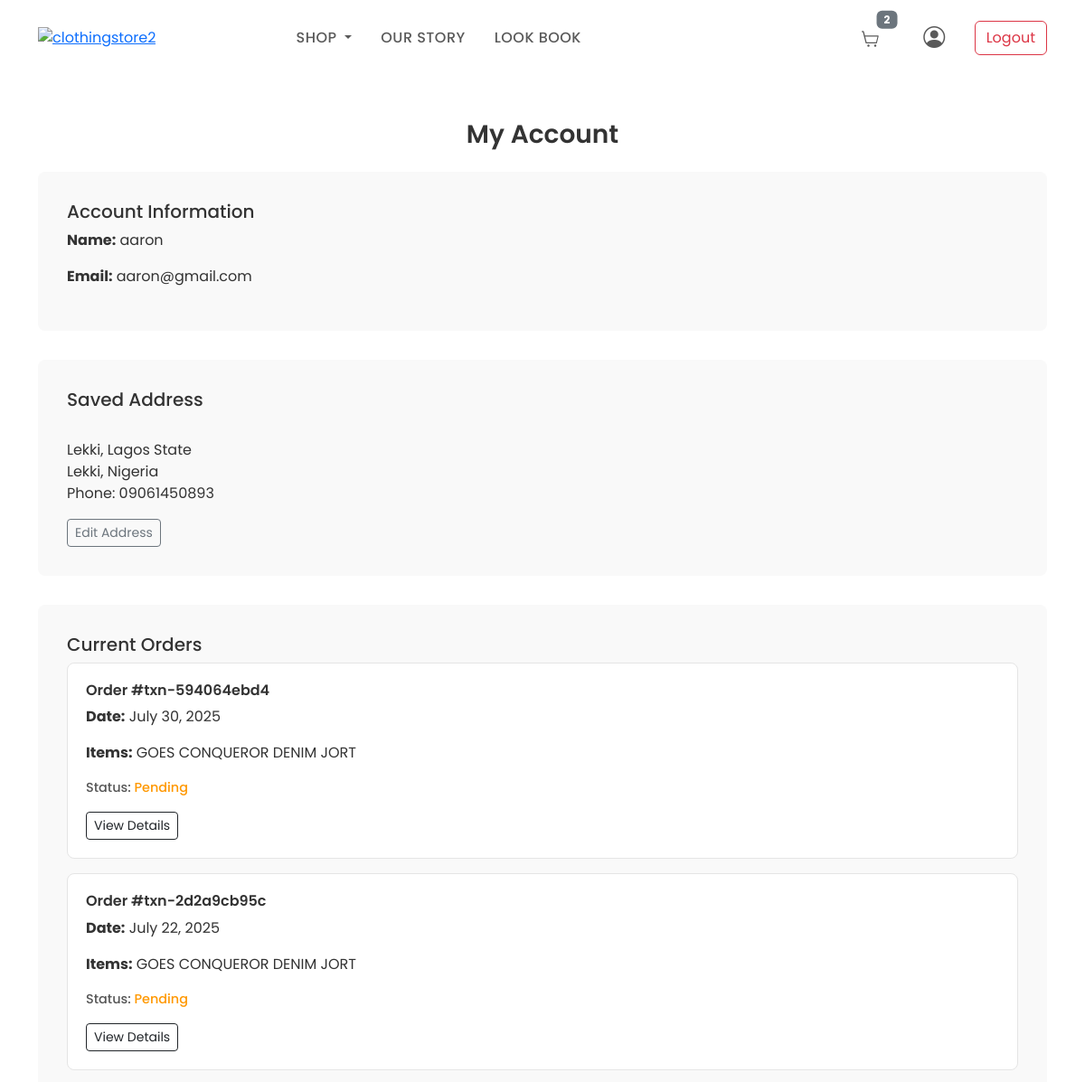
/profile (signed in, upper part), run on an earlier commit of the app's database.
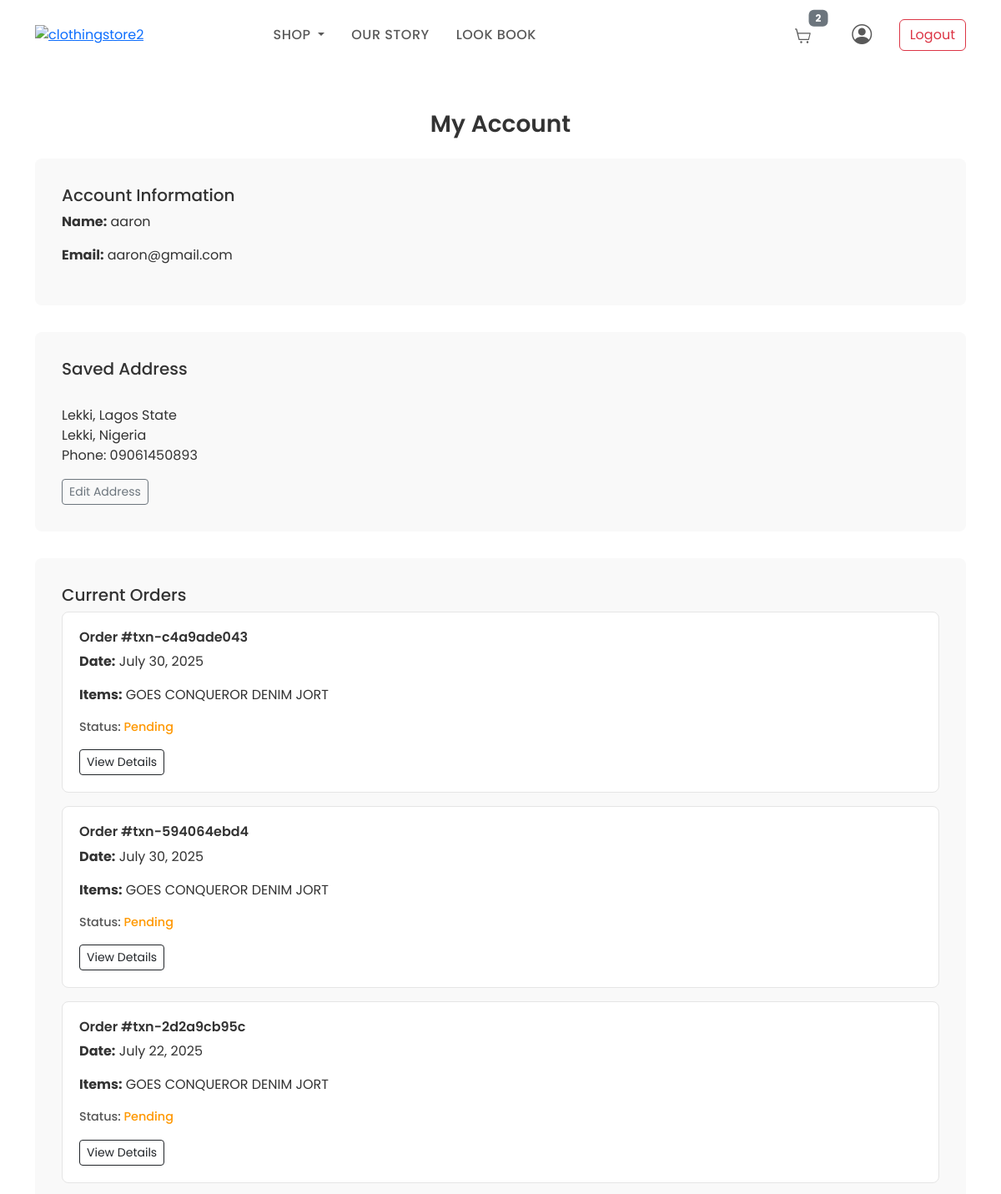
And on a later commit of the database.
### GOESApp/models.py (models this page shows, shortened)
class CustomUser(AbstractUser):
    first_name = models.CharField(max_length=20)
    last_name = models.CharField(max_length=20)
    username = models.CharField(max_length=20, unique=True)
    email = models.EmailField(unique=True)
    phone_number = models.CharField(max_length=15, null=True, unique=True)
    profile_picture = models.ImageField(upload_to='profile_pictures/', blank=True, null=True)
    bio = models.TextField(blank=True, null=True)
    address = models.OneToOneField('Address', on_delete=models.SET_NULL, null=True, blank=True, related_name='user')
    USERNAME_FIELD = 'email'
    REQUIRED_FIELDS = ['username']
    class Meta:
        verbose_name = 'User'
        verbose_name_plural = 'Users'

class Address(models.Model):
    full_name = models.CharField(max_length=100, blank=True, null=True)
    street = models.CharField(max_length=255, blank=True, null=True)
    city = models.CharField(max_length=100, blank=True, null=True)
    state = models.CharField(max_length=100, blank=True, null=True)
    postal_code = models.CharField(max_length=20, blank=True, null=True)
    country = models.CharField(max_length=100, blank=True, null=True)
    phone_number = models.CharField(max_length=15, null=True, blank=True)
    class Meta:
        verbose_name = 'Address'
        verbose_name_plural = 'Addresses'

class Transaction(models.Model):
    user = models.ForeignKey(CustomUser, on_delete=models.CASCADE, related_name='transactions', null=True, blank=True)
    amount = models.DecimalField(max_digits=10, decimal_places=2)
    products = models.ManyToManyField(Product, related_name='transactions')
    tx_ref = models.CharField(max_length=100, unique=True)  # Ensure unique tx_ref
    flw_transaction_id = models.CharField(max_length=100, blank=True, null=True)  # Store Flutterwave transaction ID
    address = models.ForeignKey(Address, on_delete=models.SET_NULL, null=True, blank=True)  # Link to address
    order_note = models.TextField(blank=True, null=True)  # Optional order note field
    TRANSACTION_STATUS_CHOICES = (
        ('pending', 'Pending'),
        ('processing', 'Processing'),
        ('approved', 'Approved'),
        ('declined', 'Declined'),
    )
    transaction_status = models.CharField(max_length=20, choices=TRANSACTION_STATUS_CHOICES, default='pending')
    transaction_date = models.DateTimeField(auto_now_add=True)
    class Meta:
        verbose_name = 'Transaction'
        verbose_name_plural = 'Transactions'
        ordering = ['-transaction_date']

class Product(models.Model):
    name = models.CharField(max_length=100, blank=True, null=True)
    price = models.DecimalField(max_digits=10, decimal_places=2)
    slash_price = models.DecimalField(max_digits=10, decimal_places=2, null=True, blank=True)
    category = models.ForeignKey(
        Category,
        on_delete=models.CASCADE,
        related_name="products",
        default=get_default_category
    )
    in_stock = models.PositiveIntegerField(default=0, help_text="Number of items in stock")
    description = CKEditor5Field('Text', config_name='default')
    is_active = models.BooleanField(default=True)
    sizes = models.ManyToManyField(Size, related_name='products', blank=True, null=True, help_text="Available sizes for the product")
    colors = models.ManyToManyField(Color, related_name='products', blank=True, null=True, help_text="Available colors for the product")
    created_at = models.DateTimeField(auto_now_add=True)
    updated_at = models.DateTimeField(auto_now=True)
    class Meta:
        verbose_name = "Product"
        verbose_name_plural = "Products"

### GOESApp/views.py (the view)
# urls.py: path('profile', views.profile, name='profile'),
@login_required(login_url='/login_user')
def profile(request):
    user = request.user
    address = user.address if hasattr(user, 'address') else None
    categories = Category.objects.all()
    cart_count = 0
    if user.is_authenticated:
        cart, created = Cart.objects.get_or_create(user=user)
        cart_count = cart.items.count()
    transactions = Transaction.objects.filter(user=user).order_by('-transaction_date')
    current_orders = transactions.filter(transaction_status__in=['pending', 'processing', 'approved'])
    past_orders = transactions.filter(transaction_status='declined')  # Add 'delivered' status in the future
    context = {
        'user': user,
        'address': address,
        'categories': categories,
        'cart_count': cart_count,
        'current_orders': current_orders,
        'past_orders': past_orders,
    }
    return render(request, 'GOESAPP/profile.html', context)

### GOESApp/context_processors.py (called while the page is built)
def cart_item_count(request):
    count = 0
    try:
        if request.user.is_authenticated:
            cart = Cart.objects.get(user=request.user)
        else:
            session_key = request.session.session_key
            if not session_key:
                request.session.create()
            session_key = request.session.session_key
            cart = Cart.objects.get(session_key=session_key)
        if cart:
            count = sum(item.quantity for item in cart.items.all())
    except Cart.DoesNotExist:
        pass
    return {'cart_count': count}

### GOESApp/templates/GOESAPP/profile.html (shortened to what this page needs)
{% load static %}
<!DOCTYPE html>
<html lang="en">
<head>
  <link rel="stylesheet" href="https://cdn.jsdelivr.net/npm/bootstrap-icons@1.10.5/font/bootstrap-icons.css">
  <link href="https://cdn.jsdelivr.net/npm/bootstrap@5.3.0/dist/css/bootstrap.min.css" rel="stylesheet">
</head>
<body>
  <nav class="navbar navbar-expand-lg navbar-light bg-white py-3">
    <div class="container">
      <div class="mcb-column-inner mfn-module-wrapper mcb-column-inner-hh9pp43d mcb-item-header_logo-inner">
        <a class="logo-wrapper" href="{% url 'home' %}">
          <img style="width:100px;" src="{% static 'images/LOGO_20_TRANS[1].png'%}" alt="clothingstore2" />
        </a>
      </div>
      <div class="collapse navbar-collapse" id="navMenu">
        <ul class="navbar-nav mx-auto">
          <li class="nav-item dropdown">
            <a class="nav-link dropdown-toggle" href="#" id="collectionsDropdown" role="button" data-bs-toggle="dropdown" aria-expanded="false">
              Shop
            </a>
          </li>
          <li class="nav-item">
            <a class="nav-link" href="{% url 'our_story' %}">Our Story</a>
          </li>
          <li class="nav-item">
            <a class="nav-link" href="{% url 'shop' %}">Look Book</a>
          </li>
        </ul>
        <ul class="navbar-nav ms-auto align-items-center">
          {% if user.is_authenticated %}
            <li class="nav-item me-3">
              <a class="nav-link position-relative" href="{% url 'cart' %}">
                {% if cart_count > 0 %}
                  <span class="badge bg-secondary position-absolute top-0 start-100 translate-middle">{{ cart_count }}</span>
                {% endif %}
              </a>
            </li>
            <li class="nav-item me-3">
              <a class="nav-link" href="{% url 'profile' %}" title="Your Account">
                <i class="bi bi-person-circle" style="font-size: 1.5rem;"></i>
              </a>
            </li>
            <li class="nav-item">
              <a class="btn btn-outline-danger" href="{% url 'logout_user' %}">Logout</a>
            </li>
          {% endif %}
        </ul>
      </div>
    </div>
  </nav>
  <div class="container my-5">
    <h2 class="section-title text-center">My Account</h2>
    <div class="profile-card">
      <h5>Account Information</h5>
      <p><strong>Name:</strong> {{ user.username }}</p>
      <p><strong>Email:</strong> {{ user.email }}</p>
    </div>
    <div class="profile-card">
      <h5>Saved Address</h5>
      {% if address %}
        <p>
          {{ user.first_name }} {{ user.last_name }}<br>
          {{ address.street|default_if_none:"" }}<br>
          {{ address.city|default_if_none:"" }}, {{ address.country|default_if_none:"" }}<br>
          Phone: {{ address.phone_number|default_if_none:"Not provided" }}
        </p>
        <a href="{% url 'edit_address' %}" class="btn btn-outline-secondary btn-sm">Edit Address</a>
      {% else %}
        <p>No address saved.</p>
        <a href="{% url 'edit_address' %}" class="btn btn-outline-secondary btn-sm">Add Address</a>
      {% endif %}
    </div>
    <div class="profile-card">
      <h5>Current Orders</h5>
      {% if current_orders %}
        {% for order in current_orders %}
          <div class="order-card">
            <h6>Order #{{ order.tx_ref }}</h6>
            <p><strong>Date:</strong> {{ order.transaction_date|date:"F d, Y" }}</p>
            <p><strong>Items:</strong>
              {% for product in order.products.all %}
                {{ product.name }}{% if not forloop.last %}, {% endif %}
              {% endfor %}
            </p>
            <p class="order-status">
              Status:
              <span class="status-{{ order.transaction_status }}">
                {{ order.transaction_status|capfirst }}
              </span>
            </p>
            <a href="{% url 'order_detail' order.id %}" class="btn btn-sm btn-outline-dark">View Details</a>
          </div>
        {% endfor %}
      {% else %}
        <p>No current orders.</p>
      {% endif %}
    </div>
  </div>
</body>
</html>

### GOESApp/templates/GOESAPP/profile.html (style rules this page uses)
body { font-family: 'Poppins', sans-serif; color: #333; }
.nav-link { text-transform: uppercase; font-weight: 500; letter-spacing: .5px; margin: 0 .5rem; }
.section-title { font-size: 1.75rem; font-weight: 600; margin-bottom: 1.5rem; }
.profile-card { background: #f9f9f9; padding: 2rem; border-radius: .5rem; margin-bottom: 2rem; }
.order-card { border: 1px solid #e5e5e5; border-radius: .5rem; padding: 1.25rem; margin-bottom: 1rem; background: #fff; }
.order-card h6 { font-weight: 600; }
.order-status { font-size: 0.9rem; font-weight: 500; color: #555; }
.status-pending { color: #ff9800; }

What changed in the data, as far as the page shows it:
added Transaction: tx_ref "txn-c4a9ade043", transaction_date "July 30, 2025", transaction_status "Pending", Product (name "GOES CONQUEROR DENIM JORT")
